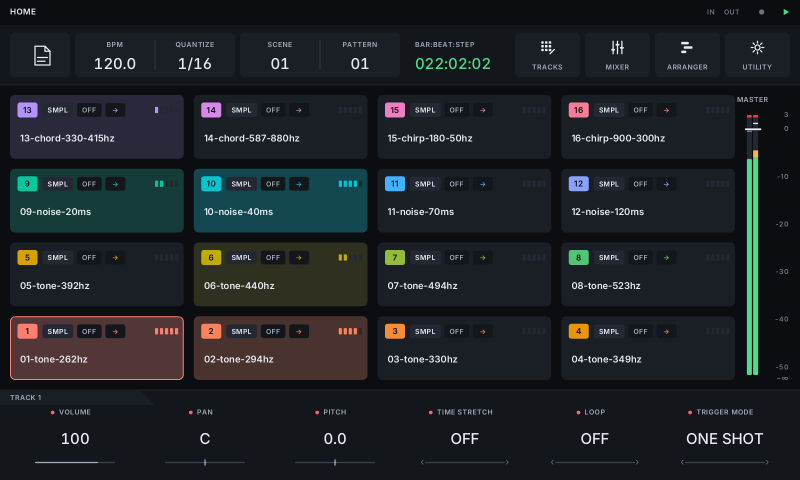
#> input picture src/assets/screens/home.png, 1600 x 960 px, found by its file name (shown at 1/2 size)
$ python hardware.py
#> lines starting #> are read from the running program, lines starting #| are printed output that depends on the picture
# Draws brand/hardware-illustration.png and src/assets/hardware.png: an original illustration of the instrument's
# panel layout (no vendor logos, model names or photos) with the app's real home screen on its display.
# Run from the repo root.
import colorsys
from PIL import Image, ImageDraw, ImageFilter, ImageFont

S = 2  # supersampling
W, H = 2000 * S, 1200 * S
img = Image.new('RGBA', (W, H), (0, 0, 0, 0))
#> img: PIL image 4000x2400 RGBA; every value is 0
d = ImageDraw.Draw(img)
BOLD = '/usr/share/fonts/truetype/dejavu/DejaVuSans-Bold.ttf'


def font(px):
    return ImageFont.truetype(BOLD, px * S)


def R(x0, y0, x1, y1, r, fill=None, outline=None, width=0):
    d.rounded_rectangle([x0 * S, y0 * S, x1 * S, y1 * S], radius=r * S, fill=fill, outline=outline, width=width * S)


def C(cx, cy, r, fill=None, outline=None, width=0):
    d.ellipse([(cx - r) * S, (cy - r) * S, (cx + r) * S, (cy + r) * S], fill=fill, outline=outline, width=width * S)


def T(x, y, text, px=17, fill='#e6e8eb', anchor='mm'):
    d.text((x * S, y * S), text, font=font(px), fill=fill, anchor=anchor)


def knob(cx, cy, r, ticks=False, pointer=True):
    if ticks:
        for a in range(-135, 136, 45):
            import math
            t = math.radians(a - 90)
            C(cx + math.cos(t) * (r + 14), cy + math.sin(t) * (r + 14), 2.5, fill='#e6e8eb')
    C(cx, cy + 4, r + 2, fill='#050506')
    C(cx, cy, r, fill='#2a2c30')
    C(cx, cy, r - 6, fill='#1b1c1f', outline='#3b3e44', width=2)
    if pointer:  # potentiometers have a pointer line; endless encoders do not
        d.line([cx * S, cy * S, cx * S, (cy - r + 8) * S], fill='#f2f3f5', width=5 * S)


def glow_pad(x0, y0, x1, y1, rgb, r=10):
    """A lit rubber pad: saturated edge, bright centre."""
    w, h = (x1 - x0) * S, (y1 - y0) * S
    pad = Image.new('RGBA', (w, h), rgb + (255,))
    hi = Image.new('RGBA', (w, h), (0, 0, 0, 0))
    ImageDraw.Draw(hi).ellipse([w * .15, h * .15, w * .85, h * .85], fill=(255, 255, 255, 120))
    pad.alpha_composite(hi.filter(ImageFilter.GaussianBlur(min(w, h) * .18)))
    mask = Image.new('L', (w, h), 0)
    ImageDraw.Draw(mask).rounded_rectangle([0, 0, w - 1, h - 1], radius=r * S, fill=255)
    R(x0 - 3, y0 - 3, x1 + 3, y1 + 5, r + 2, fill='#050506')
    img.paste(pad, (x0 * S, y0 * S), mask)


def hue(hdeg, s=.75, v=1.0):
    r, g, b = colorsys.hsv_to_rgb(hdeg / 360, s, v)
    return (int(r * 255), int(g * 255), int(b * 255))


# body: black, with a faint brushed texture
shadow = Image.new('RGBA', (W, H), (0, 0, 0, 0))
ImageDraw.Draw(shadow).rounded_rectangle([20 * S, 70 * S, 1980 * S, 1190 * S], radius=24 * S, fill=(0, 0, 0, 160))
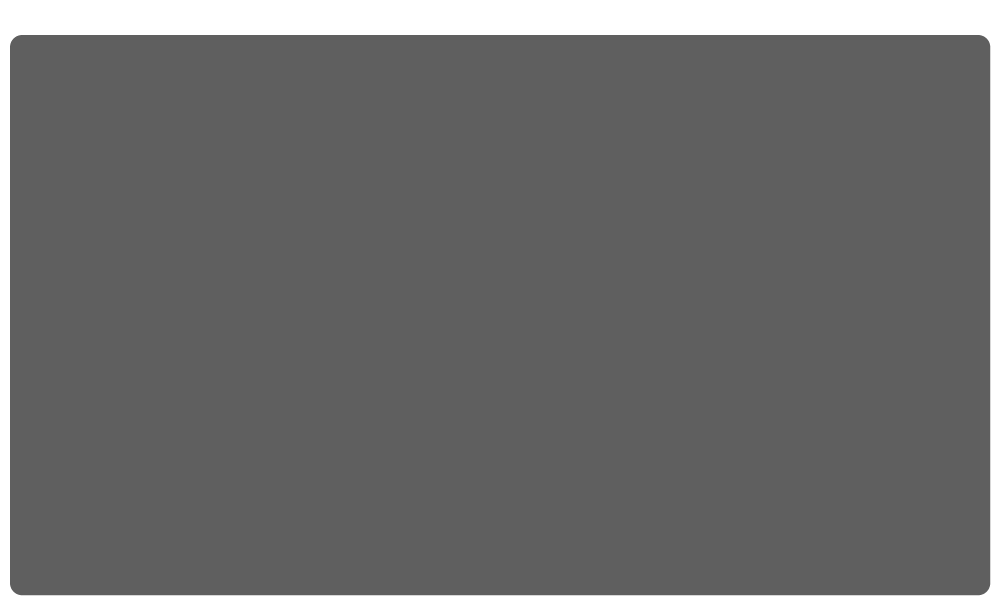
#> shadow: PIL image 4000x2400 RGBA (shown at 1/4 size); mean R, G, B, A 0, 0, 0, 146.4; transparent parts drawn white
img.alpha_composite(shadow.filter(ImageFilter.GaussianBlur(18 * S)))
R(0, 45, 2000, 1185, 18, fill='#0d0e10')
R(8, 50, 1992, 1105, 14, fill='#18191c')
brush = Image.new('RGBA', (W, H), (0, 0, 0, 0))
bd = ImageDraw.Draw(brush)
import random
random.seed(7)
for y in range(52 * S, 1104 * S, 3):
    bd.line([(10 * S, y), (1990 * S, y)], fill=(255, 255, 255, random.randint(0, 7)))
img.alpha_composite(brush)
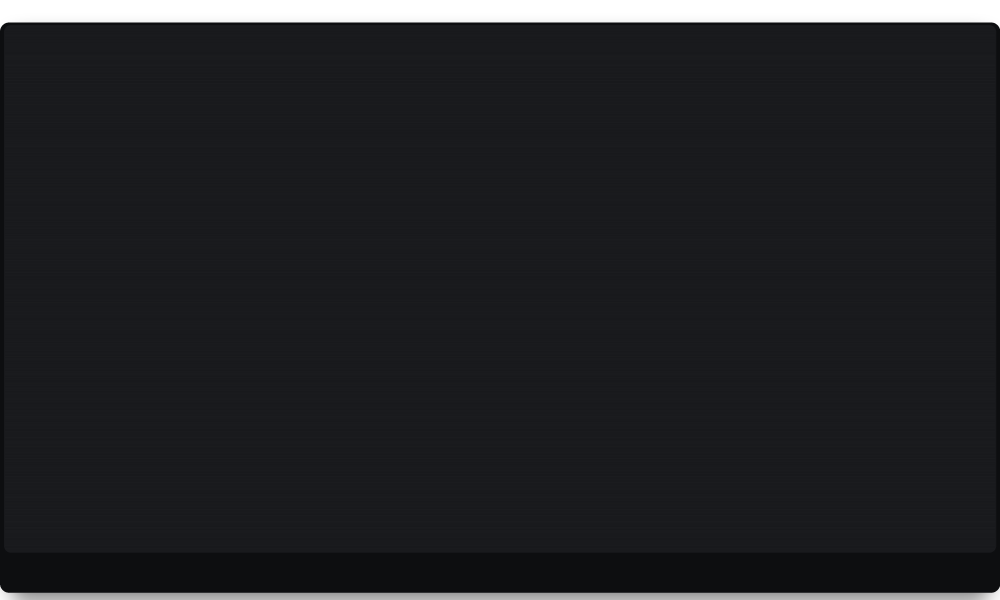
#> img: PIL image 4000x2400 RGBA (shown at 1/4 size); mean R, G, B, A 22.9, 23.8, 26.6, 243.4; transparent parts drawn white

# filter section
d.line([272 * S, 110 * S, 272 * S, 230 * S], fill='#d8dadd', width=2 * S)
for seg in [(272, 460), (575, 810), (915, 935)]:
    d.line([seg[0] * S, 110 * S, seg[1] * S, 110 * S], fill='#d8dadd', width=2 * S)
d.line([935 * S, 110 * S, 935 * S, 230 * S], fill='#d8dadd', width=2 * S)
d.line([272 * S, 230 * S, 935 * S, 230 * S], fill='#d8dadd', width=2 * S)
d.line([778 * S, 125 * S, 778 * S, 225 * S], fill='#d8dadd', width=2 * S)
T(517, 110, 'LOW PASS', 17); T(863, 110, 'HIGH PASS', 17)
T(162, 111, 'MAIN OUT', 16)
knob(162, 168, 34, ticks=True)
for x, label in [(340, 'DRIVE'), (515, 'CUTOFF'), (690, 'RESONANCE'), (865, 'CUTOFF')]:
    knob(x, 165, 32, ticks=True)
    T(x, 218, label, 16)
R(418, 162, 442, 170, 2, fill='#f7b83d'); T(430, 186, 'OVER', 14)
C(978, 168, 20, fill='#2a2c30'); C(978, 168, 13, fill='#c4252b'); T(978, 218, 'ACTIVE', 16)

# touch strip section
R(105, 255, 219, 912, 6, fill='#0a0b0c')  # section panel, centre x = 162
R(124, 268, 200, 312, 6, fill='#2a2c30', outline='#9fa3a9', width=2); T(162, 290, 'MODE', 16)
for i, (m, c) in enumerate([('PITCH', '#4add8c'), ('REPEAT', '#4add8c'), ('USER1', '#9db8ff'), ('USER2', '#9db8ff')]):
    T(162, 351 + i * 26, m, 15, fill=c)
R(124, 468, 200, 512, 6, fill='#2a2c30', outline='#e6e8eb', width=3); T(162, 490, 'HOLD', 16)
# the strip, inset by the same margin as the buttons, and its 16 LEDs centred inside it with equal top/bottom margins
st0, st1 = 534, 893
R(119, st0, 205, st1, 6, fill='#141517', outline='#3b3e44', width=2)
n, gap, margin = 16, 6, 16
led = ((st1 - st0) - 2 * margin - (n - 1) * gap) / n
for i in range(n):
    y = st0 + margin + i * (led + gap)
    R(156, y, 168, y + led, 2, fill='#2b6cff' if i >= 6 else '#16223f')

# 4 x 4 pads
xs, ys, pw, ph = [272, 445, 619, 793], [258, 400, 542, 684], 142, 112
rows = [[290, 300, 315, 330], [185, 195, 205, 225], [58, 85, 125, 165], [0, 30, 45, 52]]
for r_, y in enumerate(ys):
    for c_, x in enumerate(xs):
        n = (3 - r_) * 4 + c_ + 1
        T(x + 2, y - 13, str(n), 16, anchor='lm')
        glow_pad(x, y, x + pw, y + ph, hue(rows[r_][c_], .72))
#> this loop made 4 passes
#> pass 1, in glow_pad (call 2), `pad = Image.new('RGBA', (w, h), rgb + (255,))`:
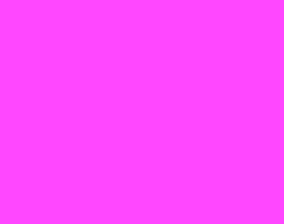
#> pad: PIL image 284x224 RGBA; mean R, G, B, A 255, 71, 255, 255

# pad mode buttons
for x, label in zip(xs, ['TRACK', 'MUTE', 'SLICE', 'SCALE']):
    R(x, 840, x + pw, 882, 5, fill='#e6e8eb'); R(x + 4, 844, x + pw - 4, 878, 3, fill='#0d0e10'); T(x + pw / 2, 861, label, 16)

# display with the app's home screen
R(1020, 255, 1752, 678, 8, fill='#2a2c30')
R(1030, 265, 1742, 668, 6, fill='#050506')
sw, sh = 665, 399
sx0, sy0 = 1386 - sw // 2, 267
shot = Image.open('src/assets/screens/home.png').convert('RGBA').resize((sw * S, sh * S), Image.LANCZOS)
img.alpha_composite(shot, (sx0 * S, sy0 * S))
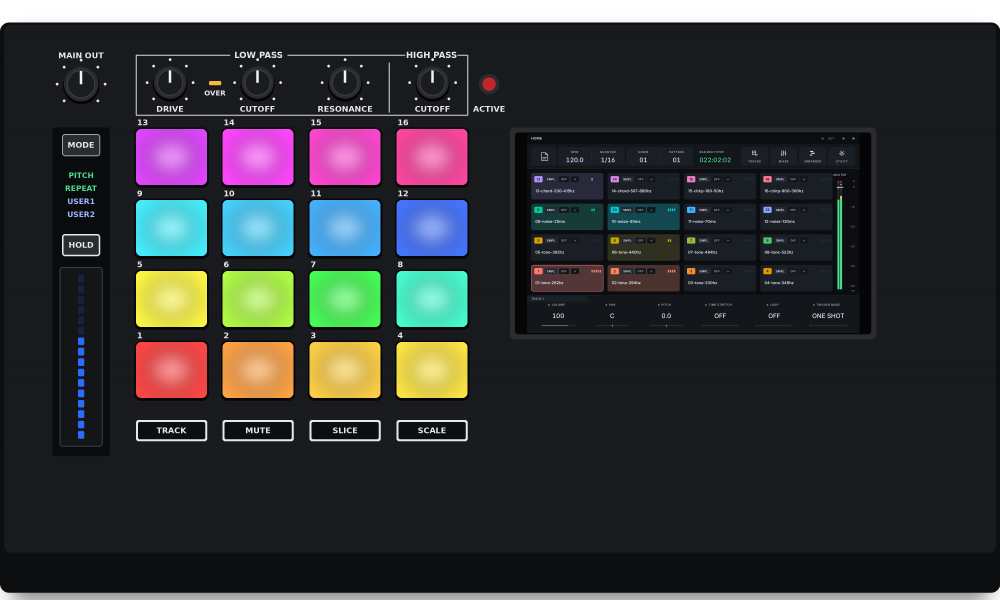
#> img: PIL image 4000x2400 RGBA (shown at 1/4 size); mean R, G, B, A 40, 40.5, 42.5, 243.4; transparent parts drawn white

# six encoders under the display
for i in range(6):
    knob(1083 + i * 121.5, 758, 40, pointer=False)
    C(1083 + i * 121.5, 758, 44, outline='#3b3e44', width=3)

# right column: USB port, USB STOP, BACK / HOME, selector
R(1815, 128, 1910, 245, 6, fill='#2a2c30'); R(1822, 140, 1903, 200, 4, fill='#050506'); R(1840, 216, 1888, 224, 3, fill='#4add8c')
C(1700, 168, 24, fill='#2a2c30'); C(1700, 168, 14, fill='#c4252b'); T(1700, 123, '— USB STOP', 15)
T(1835, 274, 'BACK', 16); T(1912, 274, 'HOME', 16)
R(1800, 298, 1858, 328, 14, fill='#2a2c30'); C(1914, 313, 16, fill='#2a2c30')
C(1862, 470, 72, fill='#050506', outline='#e6e8eb', width=3)
knob(1862, 470, 56, pointer=False)  # the selector is an encoder too

# transport row
def button(cx, label, border='#e6e8eb', fill='#0d0e10', w=46):
    R(cx - w, 840, cx + w, 882, 5, fill=border); R(cx - w + 4, 844, cx + w - 4, 878, 3, fill=fill)
    if label:
        T(cx, 861, label, 16)
button(1083, 'SHIFT', border='#9fa3a9', fill='#2a2c30', w=44)
button(1260, '', border='#e2343a'); C(1260, 861, 9, fill='#e2343a')
button(1387, ''); R(1379, 853, 1395, 869, 1, fill='#e6e8eb')
button(1515, '', border='#3bd16f')
d.polygon([(1506 * S, 851 * S), (1506 * S, 871 * S), (1526 * S, 861 * S)], fill='#3bd16f')
button(1691, 'SCENE', w=46)
button(1862, 'PATTERN', w=46)
R(1816, 893, 1908, 913, 2, fill='#e6e8eb'); T(1862, 903, 'LENGTH', 14, fill='#0d0e10')

# 16 step keys and 4 bar keys
for i in range(16):
    x = 112 + i * 92
    T(x + 32, 953, str(i + 1), 16)
    if i % 4 == 0:
        R(x, 943, x + 64, 962, 2, outline='#e6e8eb', width=2)
    glow_pad(x, 972, x + 64, 1085, hue([45, 95, 225, 320][i % 4] + i * 3, .45, .95), r=6)
#> this loop made 16 passes
#> pass 1, in glow_pad (call 17), `pad = Image.new('RGBA', (w, h), rgb + (255,))`:
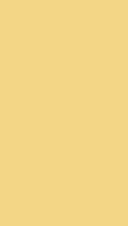
#> pad: PIL image 128x226 RGBA; mean R, G, B, A 242, 214, 133, 255
for j in range(4):
    x = 1643 + j * 72
    T(x + 26, 953, str(j + 1), 16)
    R(x, 972, x + 52, 981, 2, fill='#3bd16f')
    glow_pad(x, 1003, x + 52, 1085, (70, 150, 255), r=6)
#> this loop made 4 passes
#> pass 1, in glow_pad (call 33), `pad = Image.new('RGBA', (w, h), rgb + (255,))`:
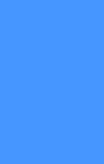
#> pad: PIL image 104x164 RGBA; mean R, G, B, A 70, 150, 255, 255

out = img.resize((W // S, H // S), Image.LANCZOS)
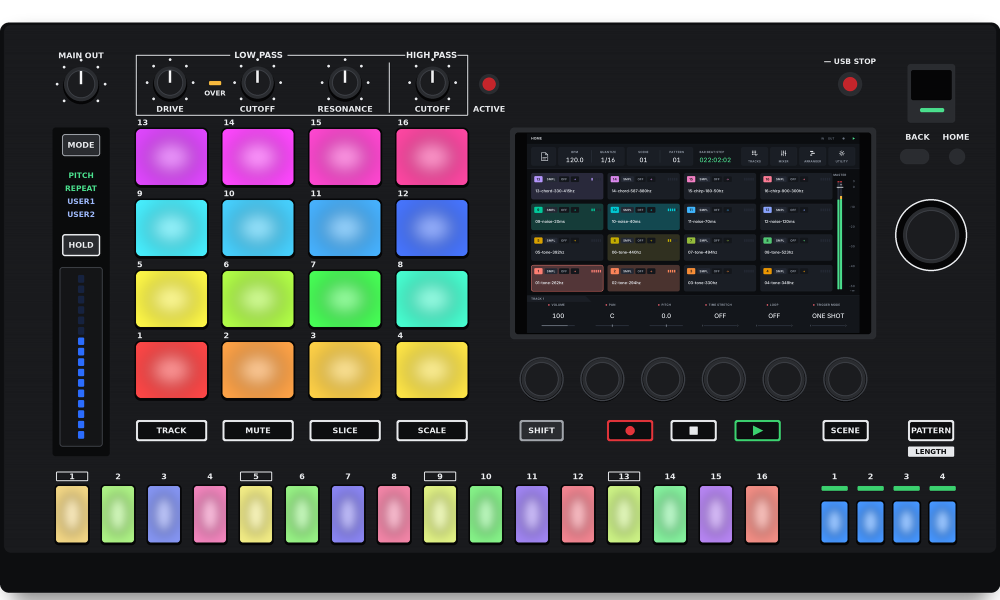
#> out: PIL image 2000x1200 RGBA (shown at 1/2 size); mean R, G, B, A 49.2, 49.9, 51.5, 243.4; transparent parts drawn white
out.save('src/assets/hardware.png')
out.save('brand/hardware-illustration.png')
